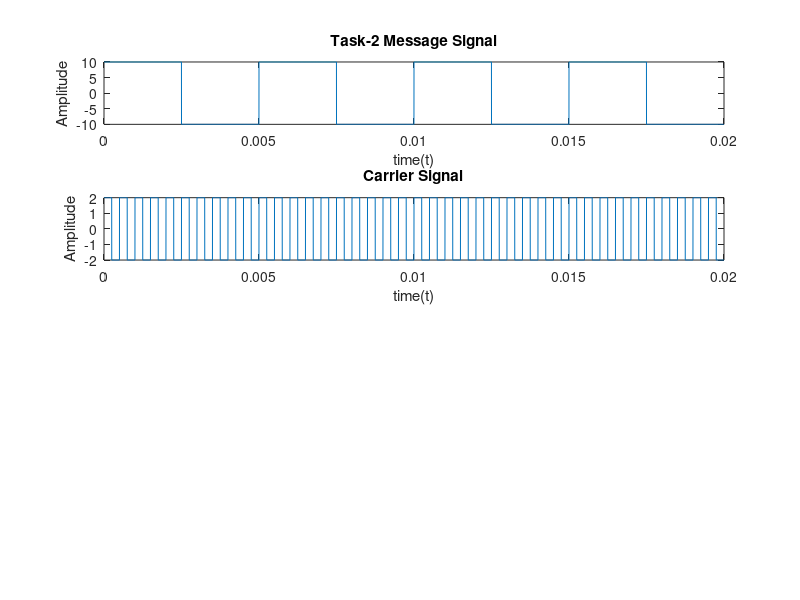

MATLAB code to generate this figure: (Note: this script raises an error after producing the figure.)
t = linspace(0, 0.2, 100000);
%% Message Signal :
h=5;
Am = 10;
fm = 200;
ym = Am*square(2*pi*fm*t);
figure;
subplot(4, 1, 1);
plot(t(1:10000), ym(1:10000));
title('Task-2 Message Signal');
xlabel('time(t)');
ylabel('Amplitude');

%% Carrier Signal : 
Ac = Am/h;
fc = 2000;
yc = Ac*square(2*pi*fc*t);
subplot(4, 1, 2);
plot(t(1:10000), yc(1:10000));
title('Carrier Signal');
xlabel('time(t)');
ylabel('Amplitude');

%% Modulated Signal :
 
y = ammod(ym, fc, 100000, 0, Ac);
subplot(4, 1, 3);
plot(t(1:10000), y(1:10000));
title('Modulated Signal');
xlabel('time(t)');
ylabel('Amplitude');
%% Demodulated Signal :
z = amdemod(y, fc, 100000, 0, Ac);
subplot(4, 1, 4);
plot(t(1:10000), z(1:10000));
title('Demodulated Signal');
xlabel('time(t)');
ylabel('Amplitude');
ylim([-10, 10]);
